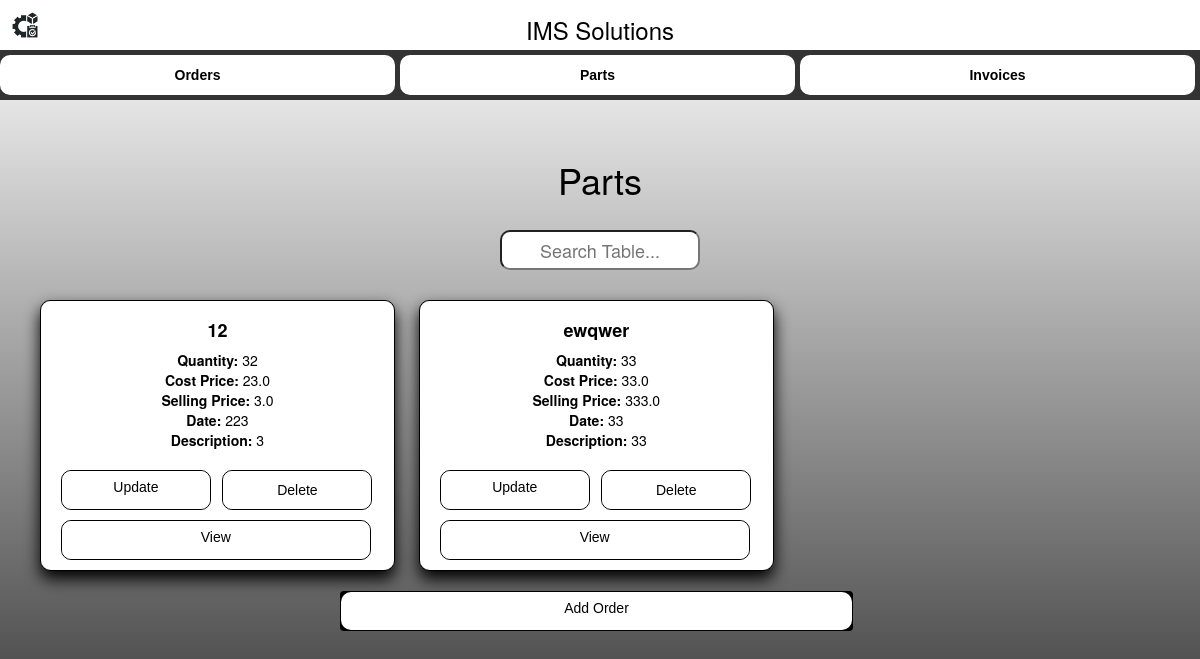
Page /partInventoy on the earlier database version.
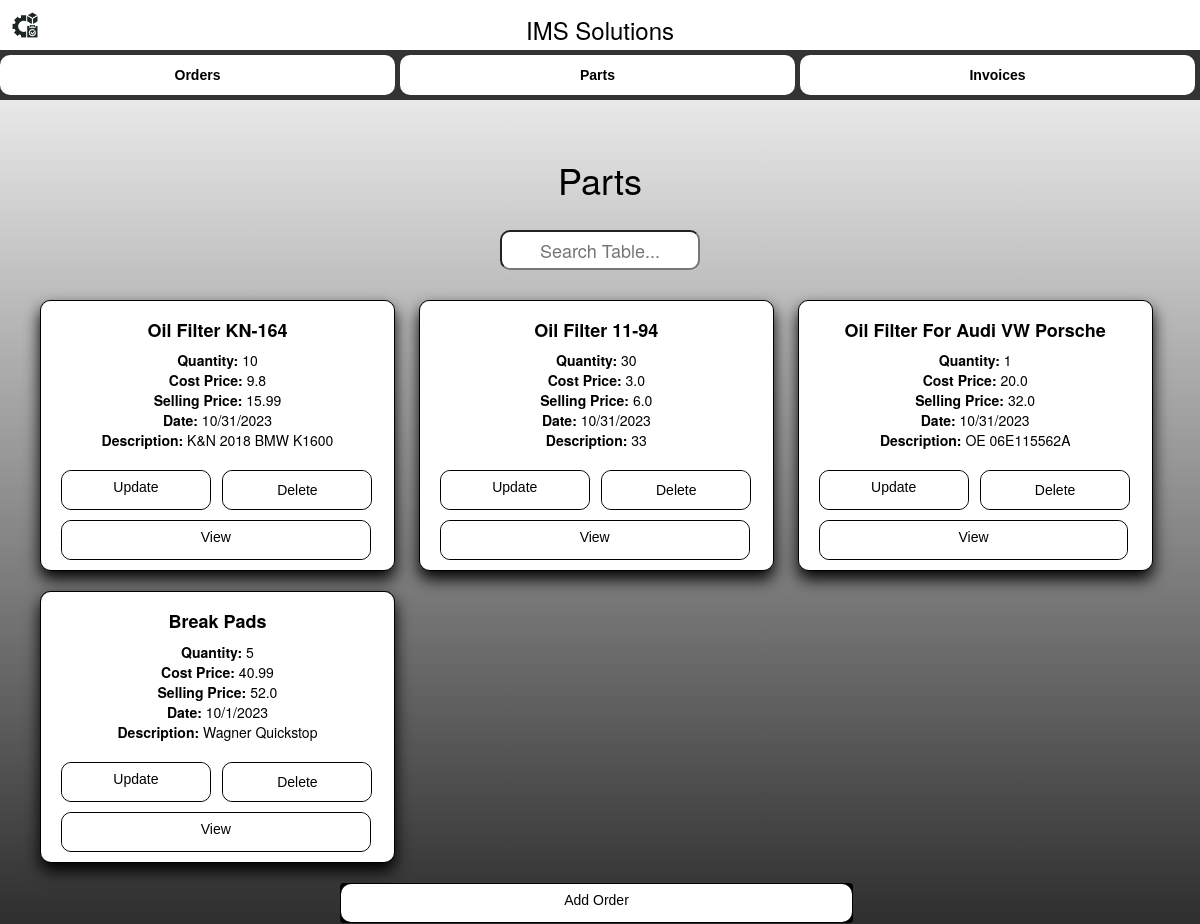
Same page on the later database version.
### app.py (models this page shows, shortened)
class PartItem(db.Model):
    __bind_key__ = 'db2'
    id = db.Column(db.Integer, primary_key=True)
    name = db.Column(db.String(100), nullable=False)
    quantity = db.Column(db.Integer, nullable=False)
    cost_price = db.Column(db.Float, nullable=False)
    selling_price = db.Column(db.Float, nullable=False)
    date = db.Column(db.String(100), nullable=True)
    description = db.Column(db.String(200), nullable=True)

### app.py (the view)
@app.route('/partInventoy')
def partInventory():
    items = PartItem.query.all()
    return render_template('parts_inventory.html', parts=items)

### templates/parts_inventory.html (shortened to what this page needs)
<!DOCTYPE html>
<html lang="en">
<head>
    <link rel="stylesheet" type="text/css" href="{{ url_for('static', filename='styles.css') }}">
    <link rel="stylesheet" type="text/css" href="{{ url_for('static', filename='Cardstyles.css') }}">
    <link rel="stylesheet" href="https://maxcdn.bootstrapcdn.com/bootstrap/3.4.1/css/bootstrap.min.css">
</head>
<body>
    <div class="title-bar">
        <div class="title-content">
            <img class="title-emblem" style="position: absolute; top: 0; left: 0;" src="{{ url_for('static', filename='IMSEmblem.png') }}" alt="IMS Emblem">
            <h1 class="title-text">IMS Solutions</h1>
        </div>
    </div>
    <div class="nav-bar">
        <a href="{{ url_for('inventory') }}" style="text-decoration: none;" class="nav-button nav-link glow-on-hover-r"><b>Orders</b></a>
        <a href="{{ url_for('partInventory') }}" style="text-decoration: none;" class="nav-button nav-link glow-on-hover-b"><b>Parts</b></a>
        <a href="{{ url_for('invoiceInventory') }}" style="text-decoration: none;" class="nav-button nav-link glow-on-hover-g"><b>Invoices</b></a>
    </div>
    <div class="container">
        <br>
        <br>
        <center><h1 style="color:black">Parts</h1></center>
        <br>
        <center><input type="text" id="myInput" placeholder="Search Table..."></center>
        <br>
        {% for part in parts %}
        <div class="card mb-3">
            <div class="card-body">
               <center> <h5 style= 'color:black'class="card-title">{{ part.name }}</h5> </center>
                <p class="card-text">
                    <strong>Quantity:</strong> {{ part.quantity }}<br>
                    <strong>Cost Price:</strong> {{ part.cost_price }}<br>
                    <strong>Selling Price:</strong> {{ part.selling_price }}<br>
                    <strong>Date:</strong> {{ part.date }}<br>
                    <strong>Description:</strong> {{ part.description }}
                </p>
                <div class="btn-group" role="group" aria-label="Item Actions">
                    <a href="{{ url_for('edit_part', item_id=part.id) }}" style ='margin-left: 10px; border: 1px solid black;border-radius: 10px; background: white;' class="btn glow-on-hover-b">Update</a>
                    <form action="{{ url_for('delete_part', item_id=part.id) }}" method="POST">
                        <button type="submit" style= 'border: 1px solid black;border-radius: 10px; background: white;'class="btn glow-on-hover-b">Delete</button>
                    </form>
                    <a href="{{ url_for('edit_part', item_id=part.id) }}" style ='margin-left:10px; width:93%; border: 1px solid black;border-radius: 10px; background: white;' class="btn glow-on-hover-b">View</a>
                </div>
            </div>
        </div>
        {% endfor %}
        <br>
        <center><a href="{{ url_for('partAddTo') }}" class="btn glow-on-hover-b"> Add Order </a></center>
    </div>
</body>
</html>

### static/styles.css (style rules this page uses)
.title-bar { background-color: white; display: flex; justify-content: center; align-items: center; height: 50px; }
.title-content { display: flex; align-items: center; }
.title-emblem { margin-right: 10px; width: 50px; height: 50px; }
.title-text { font-size: 24px; color: black; }
.nav-bar { color: black; background-color: #333; display: flex; justify-content: space-between; align-items: center; height: 50px; }
.nav-button { color: white; margin-right: 5px; padding: 10px 0px; flex-grow: 1; text-align: center; }
.nav-link { border-right: 1px solid white; }
.glow-on-hover-g { font-family: Arial; width: 150px; height: 40px; border: none; outline: none; color: #000000; background: rgb(36, 36, 36);; cursor: pointer; position: relative; z-index: 0; border-radius: 10px; }
.glow-on-hover-g:before { content: ''; background: linear-gradient(45deg, #1eff4414, #1eff4443, #1eff4465, #1eff448d, #1eff44a1, #1eff44c4, #1eff44dc, #1eff45, #1eff45); position: absolute; top: -2px; left: -2px; background-size: 500%; z-index: -1; filter: blur(5px); width: calc(100% + 4px); height: calc(100% + 4px); animation: glowing 20s linear infinite;; opacity: 0; transition: opacity .3s ease-in-out; border-radius: 10px; }
.glow-on-hover-g:after { z-index: -1; content: ''; position: absolute; width: 100%; height: 100%; background: #ffffff; left: 0; top: 0; border-radius: 10px; }
.glow-on-hover-b { font-family: Arial; width: 150px; height: 40px; border: none; outline: none; color: #000000; background: rgb(36, 36, 36);; cursor: pointer; position: relative; z-index: 0; border-radius: 10px; }
.glow-on-hover-b:before { content: ''; background: linear-gradient(45deg, #2db2ff16, #2db2ff3d, #2db2ff80, #2db2ff9c, #2db2ffa8, #2db2ffc9, #2db2ffe2, #2db2ff, #2db2ff); position: absolute; top: -2px; left: -2px; background-size: 500%; z-index: -1; filter: blur(5px); width: calc(100% + 4px); height: calc(100% + 4px); animation: glowing 20s linear infinite;; opacity: 0; transition: opacity .3s ease-in-out; border-radius: 10px; }
.glow-on-hover-b:after { z-index: -1; content: ''; position: absolute; width: 100%; height: 100%; background: #ffffff; left: 0; top: 0; border-radius: 10px; }
.glow-on-hover-r { font-family: Arial; width: 150px; height: 40px; border: none; outline: none; color: #000000; background: rgb(36, 36, 36); cursor: pointer; position: relative; z-index: 0; border-radius: 10px; }
.glow-on-hover-r:before { content: ''; background: linear-gradient(45deg, rgb(255, 0, 0), rgb(200, 0, 0), rgb(170, 0, 0), rgb(130, 0, 0), rgb(100, 0, 0), rgb(130, 0, 0), rgb(170, 0, 0), rgb(200, 0, 0), rgb(255, 0, 0)); position: absolute; top: -2px; left: -2px; background-size: 400%; z-index: -1; filter: blur(5px); width: calc(100% + 4px); height: calc(100% + 4px); animation: glowing 20s linear infinite; opacity: 0; transition: opacity .3s ease-in-out; border-radius: 10px; color:black; }
.glow-on-hover-r:after { z-index: -1; content: ''; position: absolute; width: 100%; height: 100%; background: #ffffff; left: 0; top: 0; border-radius: 10px; }
#myInput { font-size: 18px; color: #333; border-radius: 10px; width: 200px; height: 40px; text-align: center; }

### static/CardStyles.css (style rules this page uses)
.card { box-shadow: 0 8px 16px 0 rgb(0, 0, 0); outline-width: 3px; margin: 10px; width: calc(33.33% - 25px); display: inline-block; border-radius: 10px; height: auto; border: 1px solid black; }
.card-body { padding: 10px; background-color: white; border-radius: 10px; height: 100%; text-align: center; display: flex; flex-direction: column; justify-content: center; align-items: center; }
.card-title { font-size: 18px; font-weight: bold; white-space: nowrap; overflow: hidden; text-overflow: ellipsis; }
.card-text { color: black; font-size: 14px; max-height: 100px; overflow: hidden; }
.btn { width: 45%; margin-top: 10px; display: block; background-color: black; margin-right: 7px; border: 1px solid black; }
.btn-group { display: flex; justify-content: space-between; width: 100%; }

### templates/parts_inventory.html (style rules this page uses)
html, body { height: 100%; margin: 0; padding: 0; }
body { background: linear-gradient(to bottom, rgb(255, 255, 255), rgb(46, 46, 46)); color: white; margin: 0; padding: 0; }

Differences in the rows shown:
changed PartItem: name "12" → "Oil Filter KN-164"; quantity "32" → "10"; cost_price "23.0" → "9.8"; selling_price "3.0" → "15.99"; date "223" → "10/31/2023"; description "3" → "K&N 2018 BMW K1600"
changed PartItem: name "ewqwer" → "Oil Filter 11-94"; quantity "33" → "30"; cost_price "33.0" → "3.0"; selling_price "333.0" → "6.0"; date "33" → "10/31/2023"
added PartItem: name "Oil Filter For Audi VW Porsche", quantity "1", cost_price "20.0", selling_price "32.0", date "10/31/2023", description "OE 06E115562A"
added PartItem: name "Break Pads", quantity "5", cost_price "40.99", selling_price "52.0", date "10/1/2023", description "Wagner Quickstop"
